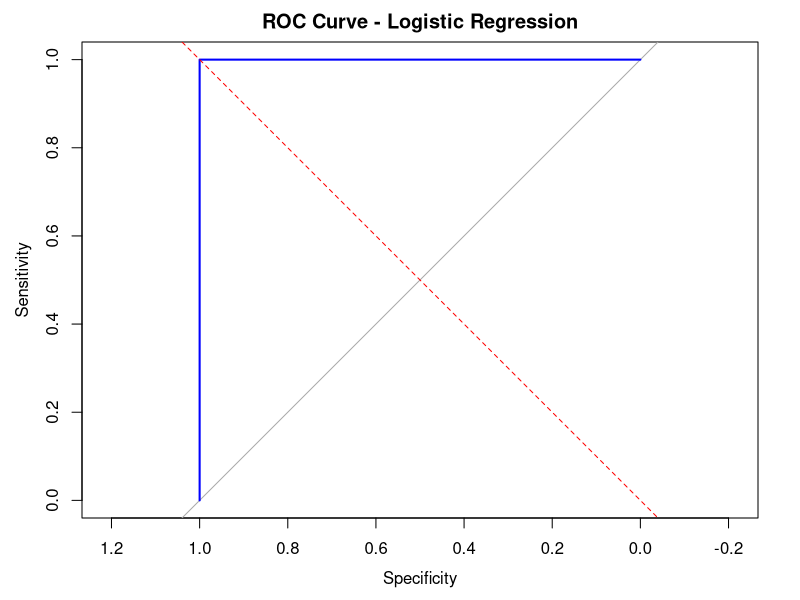

Generate this figure with R:

# Name: Mokshasri Bellamkonda
# Roll No: 04
# Div: B

# EXPERIMENT NO. 11
# Evaluate Classification Models Using Confusion Matrix,
# ROC Curve, and Performance Metrics in R


# PART A: Create Diabetes Dataset

diabetes <- data.frame(
  Glucose = c(85, 90, 95, 100, 110, 120, 125, 130,
              135, 140, 145, 150, 155, 160, 165, 170,
              175, 180, 185, 190),
  
  BMI = c(22, 23, 24, 25, 26, 27, 28, 29, 30, 31,
          32, 33, 34, 35, 36, 37, 38, 39, 40, 41),
  
  Age = c(21, 23, 25, 27, 29, 31, 33, 35, 37, 39,
          41, 43, 45, 47, 49, 51, 53, 55, 57, 59),
  
  Outcome = c(0, 0, 0, 0, 0, 0, 0, 0, 0, 0,
              1, 1, 1, 1, 1, 1, 1, 1, 1, 1)
)

# Display Dataset
print(diabetes)

# Display Structure
str(diabetes)


# PART B: Build Logistic Regression Model

model <- glm(
  Outcome ~ Glucose + BMI + Age,
  data = diabetes,
  family = binomial
)

# Display Model Summary
summary(model)


# PART C: Generate Predictions

prob <- predict(
  model,
  type = "response"
)

# Convert Probabilities into Classes
pred <- ifelse(prob >= 0.5, 1, 0)

# Display Predicted Values
print(prob)
print(pred)


# PART D: Create Confusion Matrix

conf_matrix <- table(
  Actual = diabetes$Outcome,
  Predicted = pred
)

print(conf_matrix)


# PART E: Calculate Accuracy

accuracy <- mean(pred == diabetes$Outcome)

cat("Accuracy:", accuracy, "\n")
cat("Accuracy Percentage:", accuracy * 100, "%\n")


# PART F: Calculate True Positive,
# False Positive, True Negative and False Negative

TP <- conf_matrix["1", "1"]
TN <- conf_matrix["0", "0"]
FP <- conf_matrix["0", "1"]
FN <- conf_matrix["1", "0"]

cat("True Positive:", TP, "\n")
cat("True Negative:", TN, "\n")
cat("False Positive:", FP, "\n")
cat("False Negative:", FN, "\n")


# PART G: Calculate Precision

precision <- TP / (TP + FP)

cat("Precision:", precision, "\n")


# PART H: Calculate Recall

recall <- TP / (TP + FN)

cat("Recall:", recall, "\n")


# PART I: Calculate F1 Score

f1_score <- 2 * (precision * recall) /
  (precision + recall)

cat("F1 Score:", f1_score, "\n")


# PART J: Install and Load pROC Package

if (!requireNamespace("pROC", quietly = TRUE)) {
  install.packages("pROC")
}

library(pROC)


# PART K: Generate ROC Curve

roc_curve <- roc(
  diabetes$Outcome,
  prob
)

# Plot ROC Curve
plot(
  roc_curve,
  col = "blue",
  main = "ROC Curve - Logistic Regression",
  lwd = 2
)

# Add Reference Line
abline(
  a = 0,
  b = 1,
  col = "red",
  lty = 2
)


# PART L: Calculate AUC

auc_value <- auc(roc_curve)

cat("AUC Value:", as.numeric(auc_value), "\n")


# PART M: Display All Performance Metrics

cat("\nCLASSIFICATION MODEL PERFORMANCE\n")

cat("Accuracy:", accuracy, "\n")
cat("Precision:", precision, "\n")
cat("Recall:", recall, "\n")
cat("F1 Score:", f1_score, "\n")
cat("AUC:", as.numeric(auc_value), "\n")


# RESULT

cat("\nExperiment No. 11 Completed Successfully\n")
cat("Name: Mokshasri Bellamkonda\n")
cat("Roll No: 04\n")
cat("Division: B\n")
